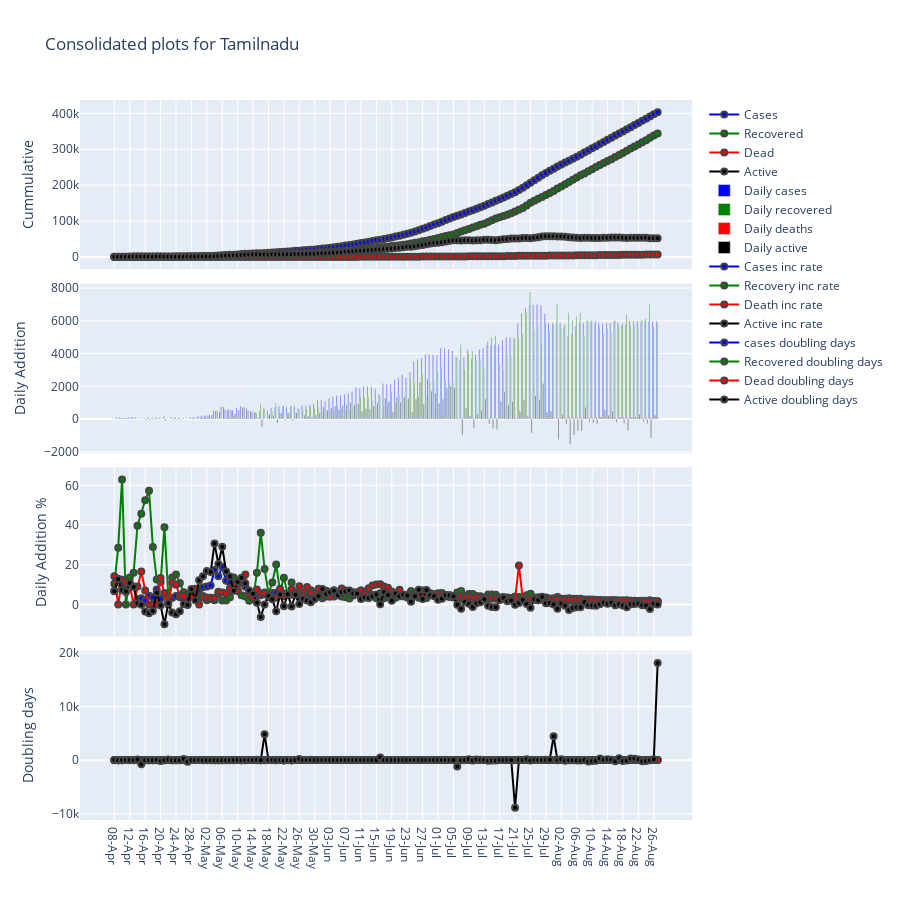

Here is the notebook cell this chart was saved with:
### Code cell
from impfuncs import *
import matplotlib.pyplot as plt

from plotly.subplots import make_subplots
import plotly.graph_objects as go

fig = make_subplots(rows=4, cols=1,shared_xaxes=True, 
                    vertical_spacing=0.02)
state="Tamilnadu"
start_day=25
end_day=167

dfs=populate_dfs()    

color=next(colorcycler)
arr=load_Data(dfs,state=state,day_max=end_day)
cases=column(arr,2)
recovery=column(arr,3)
dead=column(arr,4)
active=column(arr,5)
cases_diff=np.diff(cases)
recovery_diff=np.diff(recovery)
dead_diff=np.diff(dead)
active_diff=np.diff(active)

cases_ddays=[get_doubling_s(cases_diff[i-1]/cases[i-1]) for i in range(start_day,end_day)]
recovery_ddays=[get_doubling_s(recovery_diff[i-1]/recovery[i-1]) for i in range(start_day,end_day)]
dead_ddays=[get_doubling_s(dead_diff[i-1]/dead[i-1]) for i in range(start_day,end_day)]
active_ddays=[get_doubling_s(active_diff[i-1]/active[i-1]) for i in range(start_day,end_day)]

cases_rate=[cases_diff[i-1]*100/cases[i-1] for i in range(start_day,end_day)]
recovery_rate=[recovery_diff[i-1]*100/recovery[i-1] for i in range(start_day,end_day)]
dead_rate=[dead_diff[i-1]*100/dead[i-1] for i in range(start_day,end_day)]
active_rate=[active_diff[i-1]*100/active[i-1] for i in range(start_day,end_day)]
x=column(arr,1)[range(start_day,end_day)]    
y_dead=dead[range(start_day,end_day)]
y_dead_diff=dead_diff[range(start_day-1,end_day-1)]
y_dead_ddays=dead_ddays
y_dead_rate=dead_rate
y_active=active[range(start_day,end_day)]
y_active_diff=active_diff[range(start_day-1,end_day-1)]
y_active_ddays=active_ddays
y_active_rate=active_rate
y_cases=cases[range(start_day,end_day)]
y_cases_diff=cases_diff[range(start_day-1,end_day-1)]
y_cases_ddays=cases_ddays
y_cases_rate=cases_rate
y_recovery=recovery[range(start_day,end_day)]
y_recovery_diff=recovery_diff[range(start_day-1,end_day-1)]
y_recovery_ddays=recovery_ddays
y_recovery_rate=recovery_rate




p_cases=go.Scatter(x=x,y=y_cases,name="Cases",marker={'color': "blue",'line':dict(width=2)},mode="lines+markers")
p_recovery=go.Scatter(x=x,y=y_recovery,name="Recovered",marker={'color': "green",'line':dict(width=2)},mode="lines+markers")
p_dead=go.Scatter(x=x,y=y_dead,name="Dead",marker={'color': "red",'line':dict(width=2)},mode="lines+markers")
p_active=go.Scatter(x=x,y=y_active,name="Active",marker={'color': "black",'line':dict(width=2)},mode="lines+markers")

p_cases_diff=go.Bar(x=x,y=y_cases_diff,name="Daily cases",marker={'color': "blue"})
p_recovery_diff=go.Bar(x=x,y=y_recovery_diff,name="Daily recovered",marker={'color': "green"})
p_dead_diff=go.Bar(x=x,y=y_dead_diff,name="Daily deaths",marker={'color': "red"})
p_active_diff=go.Bar(x=x,y=y_active_diff,name="Daily active",marker={'color': "black"})

p_cases_ddays=go.Scatter(x=x,y=y_cases_ddays,name="cases doubling days" ,marker={'color': "blue",'line':dict(width=2)},mode="lines+markers")
p_recovery_ddays=go.Scatter(x=x,y=y_recovery_ddays,name="Recovered doubling days",marker={'color': "green",'line':dict(width=2)},mode="lines+markers")
p_dead_ddays=go.Scatter(x=x,y=y_dead_ddays,name="Dead doubling days",marker={'color': "red",'line':dict(width=2)},mode="lines+markers")
p_active_ddays=go.Scatter(x=x,y=y_active_ddays,name="Active doubling days",marker={'color': "black",'line':dict(width=2)},mode="lines+markers")

p_cases_rate=go.Scatter(x=x,y=y_cases_rate,name="Cases inc rate",marker={'color': "blue",'line':dict(width=2)},mode="lines+markers")
p_recovery_rate=go.Scatter(x=x,y=y_recovery_rate,name="Recovery inc rate",marker={'color': "green",'line':dict(width=2)},mode="lines+markers")
p_dead_rate=go.Scatter(x=x,y=y_dead_rate,name="Death inc rate",marker={'color': "red",'line':dict(width=2)},mode="lines+markers")
p_active_rate=go.Scatter(x=x,y=y_active_rate,name="Active inc rate",marker={'color': "black",'line':dict(width=2)},mode="lines+markers")



fig.append_trace(p_cases,row=1,col=1)
fig.append_trace(p_recovery,row=1,col=1)
fig.append_trace(p_dead,row=1,col=1)
fig.append_trace(p_active,row=1,col=1)

fig.append_trace(p_cases_diff,row=2,col=1)
fig.append_trace(p_recovery_diff,row=2,col=1) 
fig.append_trace(p_dead_diff,row=2,col=1)
fig.append_trace(p_active_diff,row=2,col=1)

fig.append_trace(p_cases_rate,row=3,col=1)
fig.append_trace(p_recovery_rate,row=3,col=1)
fig.append_trace(p_dead_rate,row=3,col=1)
fig.append_trace(p_active_rate,row=3,col=1)

fig.append_trace(p_cases_ddays,row=4,col=1)
fig.append_trace(p_recovery_ddays,row=4,col=1)
fig.append_trace(p_dead_ddays,row=4,col=1)
fig.append_trace(p_active_ddays,row=4,col=1)


fig.update_layout(height=900, width=900,title="Consolidated plots for "+state)
fig.update_yaxes(title_text="Cummulative", row=1, col=1)
fig.update_yaxes(title_text="Daily Addition", row=2, col=1)
fig.update_yaxes(title_text="Daily Addition %", row=3, col=1) 
fig.update_yaxes(title_text="Doubling days", row=4, col=1)
fig.write_html('index.html', auto_open=True) 
fig.show()

### Figure 1 — Plotly figure (JSON) as saved in the notebook; plotly's stock layout.template omitted (floating-point values rounded to 4 significant figures; data arrays with more than 128 entries replaced by an {"elided": "..."} marker saying what was removed)
{"data": [{"marker": {"color": "blue", "line": {"width": 2}}, "mode": "lines+markers", "name": "Cases", "type": "scatter", "x": {"elided": "142 str values"}, "xaxis": "x", "y": {"elided": "142 int values"}, "yaxis": "y"}, {"marker": {"color": "green", "line": {"width": 2}}, "mode": "lines+markers", "name": "Recovered", "type": "scatter", "x": {"elided": "142 str values"}, "xaxis": "x", "y": {"elided": "142 int values"}, "yaxis": "y"}, {"marker": {"color": "red", "line": {"width": 2}}, "mode": "lines+markers", "name": "Dead", "type": "scatter", "x": {"elided": "142 str values"}, "xaxis": "x", "y": {"elided": "142 int values"}, "yaxis": "y"}, {"marker": {"color": "black", "line": {"width": 2}}, "mode": "lines+markers", "name": "Active", "type": "scatter", "x": {"elided": "142 str values"}, "xaxis": "x", "y": {"elided": "142 int values"}, "yaxis": "y"}, {"marker": {"color": "blue"}, "name": "Daily cases", "type": "bar", "x": {"elided": "142 str values"}, "xaxis": "x2", "y": {"elided": "142 int values"}, "yaxis": "y2"}, {"marker": {"color": "green"}, "name": "Daily recovered", "type": "bar", "x": {"elided": "142 str values"}, "xaxis": "x2", "y": {"elided": "142 int values"}, "yaxis": "y2"}, {"marker": {"color": "red"}, "name": "Daily deaths", "type": "bar", "x": {"elided": "142 str values"}, "xaxis": "x2", "y": {"elided": "142 int values"}, "yaxis": "y2"}, {"marker": {"color": "black"}, "name": "Daily active", "type": "bar", "x": {"elided": "142 str values"}, "xaxis": "x2", "y": {"elided": "142 int values"}, "yaxis": "y2"}, {"marker": {"color": "blue", "line": {"width": 2}}, "mode": "lines+markers", "name": "Cases inc rate", "type": "scatter", "x": {"elided": "142 str values"}, "xaxis": "x3", "y": {"elided": "142 float values"}, "yaxis": "y3"}, {"marker": {"color": "green", "line": {"width": 2}}, "mode": "lines+markers", "name": "Recovery inc rate", "type": "scatter", "x": {"elided": "142 str values"}, "xaxis": "x3", "y": {"elided": "142 float values"}, "yaxis": "y3"}, {"marker": {"color": "red", "line": {"width": 2}}, "mode": "lines+markers", "name": "Death inc rate", "type": "scatter", "x": {"elided": "142 str values"}, "xaxis": "x3", "y": {"elided": "142 float values"}, "yaxis": "y3"}, {"marker": {"color": "black", "line": {"width": 2}}, "mode": "lines+markers", "name": "Active inc rate", "type": "scatter", "x": {"elided": "142 str values"}, "xaxis": "x3", "y": {"elided": "142 float values"}, "yaxis": "y3"}, {"marker": {"color": "blue", "line": {"width": 2}}, "mode": "lines+markers", "name": "cases doubling days", "type": "scatter", "x": {"elided": "142 str values"}, "xaxis": "x4", "y": {"elided": "142 float values"}, "yaxis": "y4"}, {"marker": {"color": "green", "line": {"width": 2}}, "mode": "lines+markers", "name": "Recovered doubling days", "type": "scatter", "x": {"elided": "142 str values"}, "xaxis": "x4", "y": {"elided": "142 float values"}, "yaxis": "y4"}, {"marker": {"color": "red", "line": {"width": 2}}, "mode": "lines+markers", "name": "Dead doubling days", "type": "scatter", "x": {"elided": "142 str values"}, "xaxis": "x4", "y": {"elided": "142 float values"}, "yaxis": "y4"}, {"marker": {"color": "black", "line": {"width": 2}}, "mode": "lines+markers", "name": "Active doubling days", "type": "scatter", "x": {"elided": "142 str values"}, "xaxis": "x4", "y": {"elided": "142 float values"}, "yaxis": "y4"}], "layout": {"height": 900, "title": {"text": "Consolidated plots for Tamilnadu"}, "width": 900, "xaxis": {"anchor": "y", "domain": [0, 1], "matches": "x4", "showticklabels": false}, "xaxis2": {"anchor": "y2", "domain": [0, 1], "matches": "x4", "showticklabels": false}, "xaxis3": {"anchor": "y3", "domain": [0, 1], "matches": "x4", "showticklabels": false}, "xaxis4": {"anchor": "y4", "domain": [0, 1]}, "yaxis": {"anchor": "x", "domain": [0.765, 1.0], "title": {"text": "Cummulative"}}, "yaxis2": {"anchor": "x2", "domain": [0.51, 0.745], "title": {"text": "Daily Addition"}}, "yaxis3": {"anchor": "x3", "domain": [0.255, 0.49], "title": {"text": "Daily Addition %"}}, "yaxis4": {"anchor": "x4", "domain": [0, 0.235], "title": {"text": "Doubling days"}}}}
